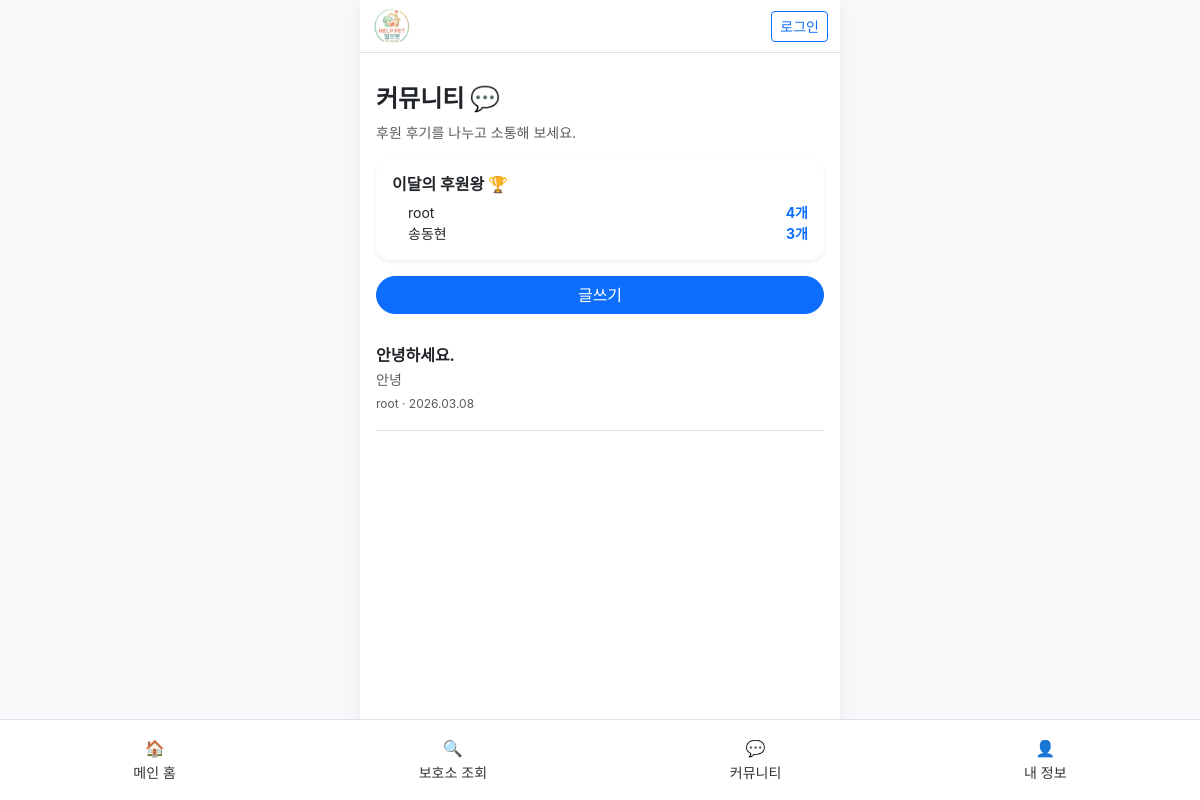
/community/, run on the app's committed database.
### board/models.py (models this page shows, shortened)
class Post(models.Model):
    author = models.ForeignKey(User, on_delete=models.CASCADE, verbose_name="작성자")
    shelter = models.ForeignKey(
        'shelter.Shelter', on_delete=models.CASCADE, null=True, blank=True,
        verbose_name="보호소", related_name="community_posts"
    )
    title = models.CharField(max_length=200, verbose_name="제목")
    content = models.TextField(verbose_name="내용")
    image = models.ImageField(upload_to='posts/', blank=True, null=True, verbose_name="이미지")
    created_at = models.DateTimeField(auto_now_add=True, verbose_name="작성일")
    updated_at = models.DateTimeField(auto_now=True, verbose_name="수정일")
    class Meta:
        ordering = ['-created_at']
        verbose_name = "게시글"
        verbose_name_plural = "게시글"

### board/views.py (the view)
# urls.py: path('', views.community_list, name='community_list'),
def community_list(request):
    posts = Post.objects.filter(shelter__isnull=True)
    now = timezone.now()
    month_start = now.replace(day=1, hour=0, minute=0, second=0, microsecond=0)
    top_donors = (
        Donation.objects.filter(created_at__gte=month_start)
        .values('user__id', 'user__username')
        .annotate(total_amount=Sum('amount'))
        .order_by('-total_amount')[:5]
    )
    return render(request, 'board/community_list.html', {
        'posts': posts,
        'top_donors': top_donors,
    })

### templates/board/community_list.html
{% extends 'base.html' %}
{% block content %}
<div class="py-3">
    <h4 class="fw-bold">커뮤니티 💬</h4>
    <p class="text-muted small">후원 후기를 나누고 소통해 보세요.</p>
    {% if top_donors %}
    <div class="card border-0 shadow-sm mb-3" style="border-radius: 15px;">
        <div class="card-body p-3">
            <h6 class="fw-bold mb-2">이달의 후원왕 🏆</h6>
            <ol class="mb-0 ps-3 small">
                {% for d in top_donors %}
                <li class="d-flex justify-content-between">
                    <span>{{ d.user__username }}</span>
                    <span class="text-primary fw-bold">{{ d.total_amount }}개</span>
                </li>
                {% endfor %}
            </ol>
        </div>
    </div>
    {% endif %}
    <a href="{% url 'community_post_create' %}" class="btn btn-primary w-100 mb-3 rounded-pill">글쓰기</a>
    <div class="list-group list-group-flush">
        {% for post in posts %}
        <a href="{% url 'community_post_detail' post.pk %}" class="list-group-item list-group-item-action border-0 border-bottom py-3 px-0">
            <h6 class="fw-bold text-dark mb-1">{{ post.title }}</h6>
            <p class="text-muted small mb-0">{{ post.content|truncatewords:15 }}</p>
            <span class="text-muted" style="font-size: 0.75rem;">{{ post.author.username }} · {{ post.created_at|date:"Y.m.d" }}</span>
        </a>
        {% empty %}
        <div class="text-center py-5">
            <p class="text-muted">아직 글이 없습니다.<br>첫 글을 올려 보세요!</p>
        </div>
        {% endfor %}
    </div>
</div>
{% endblock %}

### templates/base.html (style rules this page uses)
body { font-family: 'Pretendard', -apple-system, sans-serif; background-color: #f8f9fa; }

### data on the page
Post: title "안녕하세요.", content "안녕", author.username "root", created_at "2026.03.08"

### other printed values
{{ d.user__username }} "root" "송동현"
{{ d.total_amount }} "4" "3"
